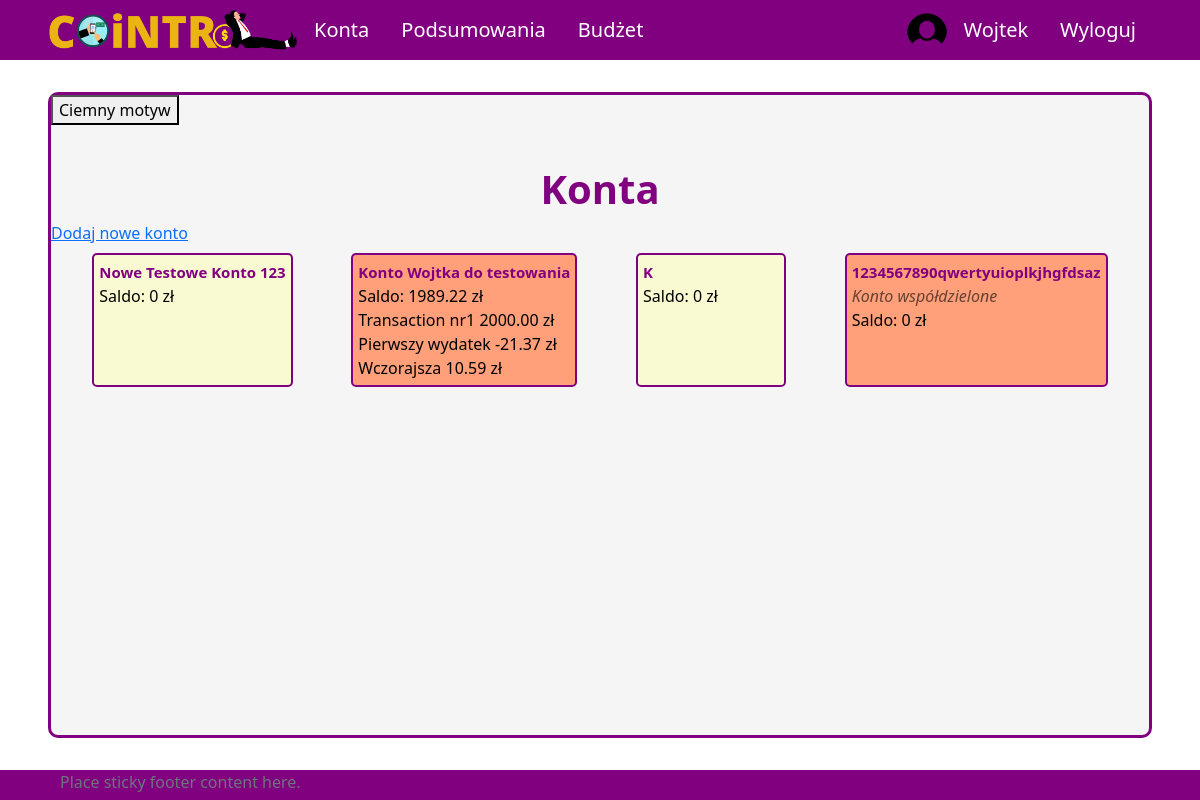
The app's page /all-accounts (signed in), older data.
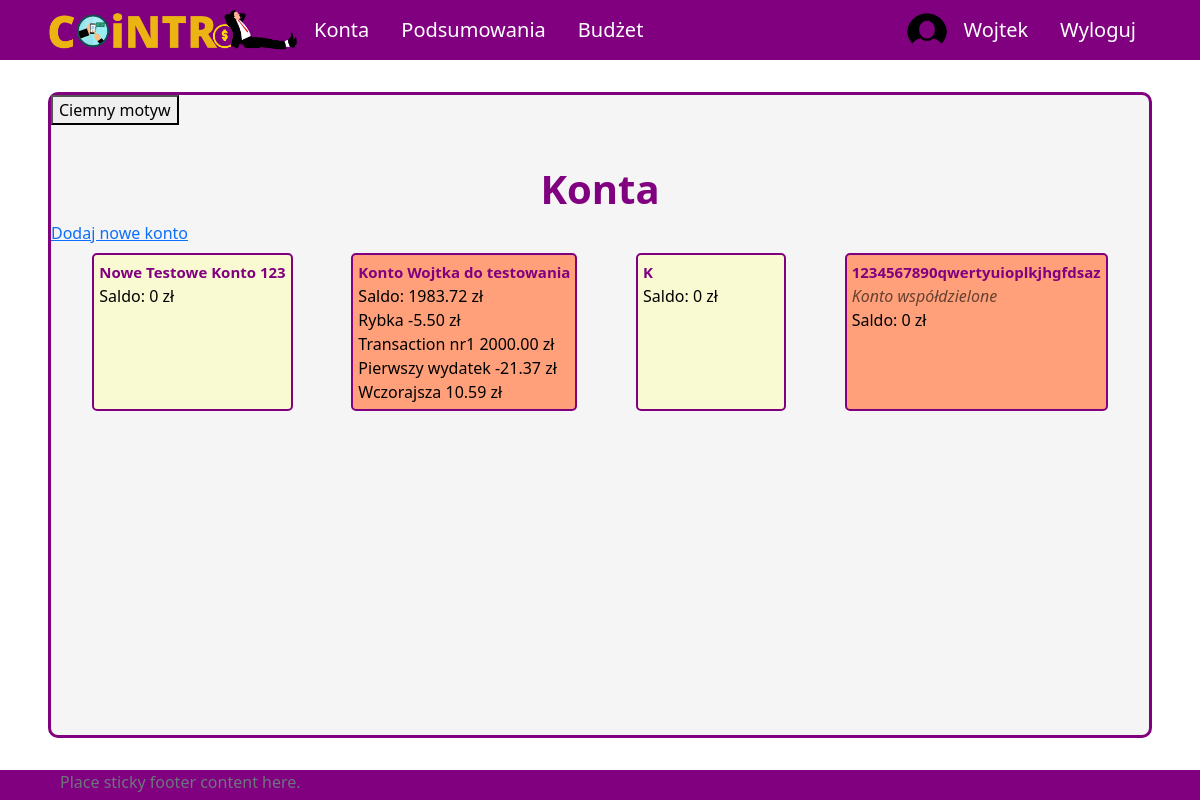
The same page, newer data.
### aplication/models.py (models this page shows, shortened)
class Account(models.Model):
    owner = models.ForeignKey(Profile, null=True, blank=True, on_delete=models.CASCADE)
    name = models.CharField(max_length=30)
    is_shared = models.BooleanField(default=False)
    description = models.CharField(max_length=100, null=True, blank=True)
    id = models.UUIDField(default=uuid.uuid4, unique=True,
                            primary_key=True, editable=False)
    def __str__(self):
        return self.name
    def calculate_balance(self):
        balance = 0
        transactions = Transaction.objects.filter(id_account=self)
        for transaction in transactions:
            balance += transaction.converted_amount
        return balance
    def transactions(self):
        return Transaction.objects.filter(id_account=self).order_by('-transaction_date')
    def print_description(self):
        if self.description!=None:
            return self.description
        else:
            return ""

class Transaction(models.Model):
    id_account = models.ForeignKey(Account, on_delete=models.CASCADE)
    id_user = models.ForeignKey(Profile, on_delete=models.SET_NULL, null=True) #konto z którego dokonano transakcji zostało usunięte ale transakcja ma pozostać
    id_subcategory = models.ForeignKey(Subcategory, on_delete=models.SET_NULL, null=True, blank=True) #umozliwienie usuniecia kategorii i podkategorii bez usuniecia transakcji
    name = models.CharField(max_length=50)
    is_periodic = models.BooleanField(default=False)
    amount = models.DecimalField(max_digits=10, decimal_places=2)
    converted_amount = models.DecimalField(max_digits=10, decimal_places=2)
    transaction_date = models.DateField()
    description = models.CharField(max_length=255, blank=True, null=True)
    id = models.UUIDField(default=uuid.uuid4, unique=True,
                            primary_key=True, editable=False)

### aplication/views.py (the view)
# urls.py: path('all-accounts', allAccounts, name='all-accounts'),
@login_required(login_url='login')
def allAccounts(request):
    accounts = Account.objects.all()
    user_accounts = accounts.filter(owner=request.user.profile)
    context = {'accounts': user_accounts}
    return render(request, 'application/account/all-accounts.html', context)

### templates/application/account/all-accounts.html (shortened to what this page needs)
{% extends 'application/base.html' %}
{% block content %}
    <div class="title">
        <h1>Konta</h1>
    </div>
    <a href={% url 'create-account' %}>Dodaj nowe konto</a>
    <div class="content tiles" id="all-accounts">
        {% for acc in accounts %}
            <div class="account">
                <span class="name"><a href={% url 'account' pk=acc.id %}>{{ acc }}</a></span>
                <span class="account-description">{{ acc.print_description }}</span>
                <span class="balance">Saldo: {{ acc.calculate_balance }} zł</span>
                {% for tr in acc.transactions %}
                    <div class="transaction">
                        <span class="name">{{ tr.name }}</span>
                        <span class="amount">{{ tr.amount }} zł</span>
                    </div>
                {% endfor %}
            </div>
        {% endfor %}
    </div>
{% endblock %}

Row changes from the older to the newer data that the page shows:
computed for Account "Konto Wojtka do testowania": calculate_balance "1989.22" → "1983.72"
added Transaction: name "Rybka", amount "-5.50", shown under Account "Konto Wojtka do testowania"
